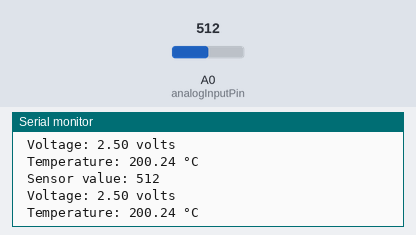
A sketch run on a simulated Arduino Uno, built with avr-gcc and run on an emulated ATmega328P. Parts: the last lines printed to the serial monitor. The test bench sets the inputs (shaded band); at power-on: A0 (analogInputPin) = 512.

Above: at 1.8 s.
1.9 s: A0 (analogInputPin) set to 716
At 2.8 s:
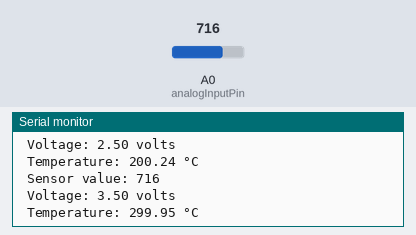
3.4 s: A0 (analogInputPin) set to 900
At 4.8 s:
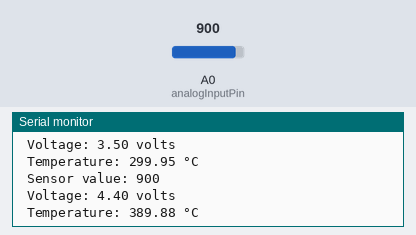
Timing chart, 0 to 6.4 s (numbered marks = the images above; inputs shaded):
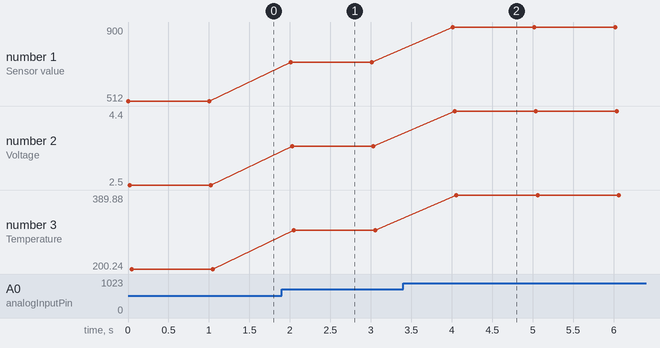

Measured:
- after the input at 1.9 s, the serial monitor: prints a new line after 0.11 s (image 1)
- after the input at 3.4 s, the serial monitor: prints a new line after 0.61 s (image 2)
- plotted number 1: 512 → 716 after the input at 1.9 s, 716 → 900 after the input at 3.4 s
- plotted number 2: 2.5 → 3.5 after the input at 1.9 s, 3.5 → 4.4 after the input at 3.4 s
- plotted number 3: 200.24 → 299.95 after the input at 1.9 s, 299.95 → 389.88 after the input at 3.4 s

The sketch:

Ex3Code.ino
```cpp
// (C) Faiza Amjad, Tehreem Asif Group: 11 __ (2024)
// Work package 3
// Exercise 3a
// Submission code: 809093 (provided by your TA-s)
const int analogInputPin = A0;  // Analog input pin for temperature sensor
const int multimeterPin = A0;  // Analog output pin for multimeter

void setup() {
  Serial.begin(9600);  // Initialize serial communication
}
void loop() {
  // Read analog voltage from temperature sensor
  int sensorValue = analogRead(analogInputPin);

  // Calculate voltage with multiplying voltageRange 5.0
  // and dividing with analogMaxValue "1023"
  //
  float voltage = sensorValue * (5.0 / 1023);

  // Calculate temperature using the updated formula
  // Convert from 10mV per 500mV offset to degree celcius
  // ((Volatage- 500 mV)* 100)
  float temperature = (voltage - 0.5) * 100;

  // Print information to serial monitor
  Serial.print("\n Sensor value: ");
  Serial.print(sensorValue);
  Serial.print("\n Voltage: ");
  Serial.print(voltage, 2);
  Serial.println(" volts");
  Serial.print(" Temperature: ");
  Serial.print(temperature, 2);
  Serial.println(" °C");

  // Delay for 500ms
  delay(1000);
}
```
